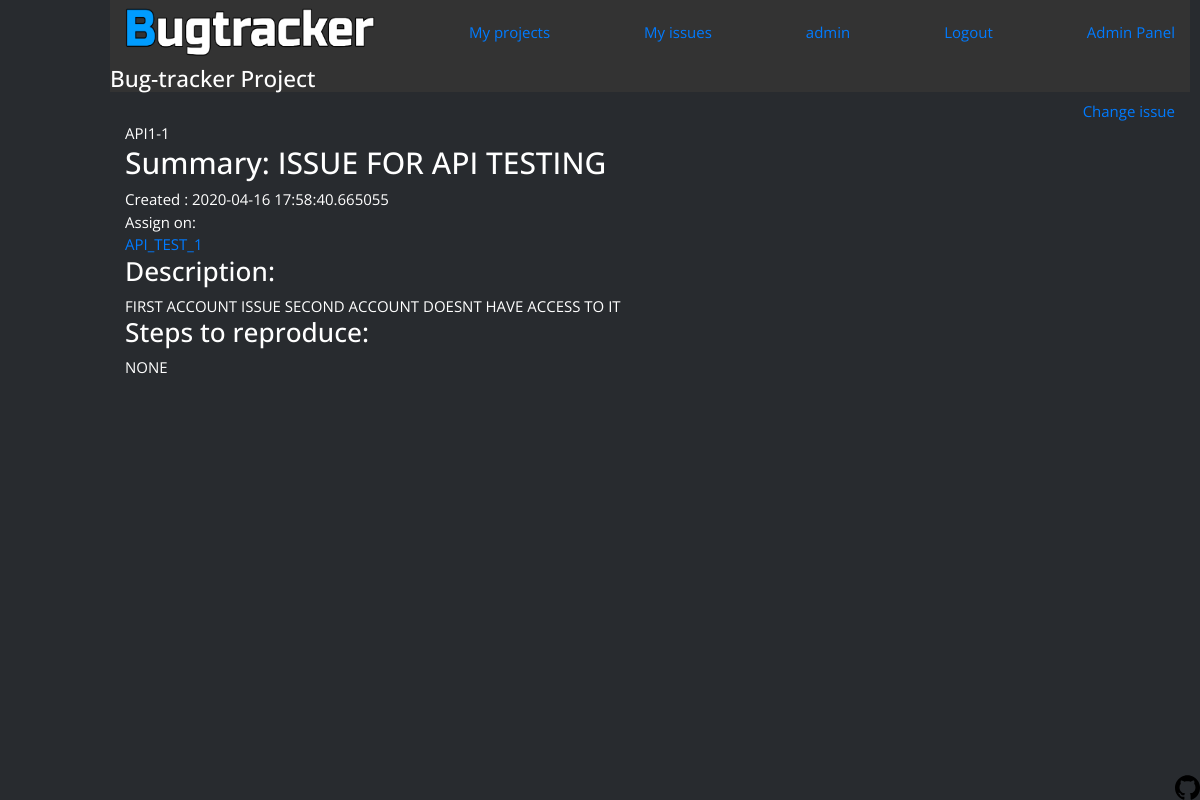
/issue/API1-1 (signed in), run on the app's committed database.
### data/models.py (models this page shows, shortened)
class User(SqlAlchemyBase, UserMixin, SerializerMixin):
    __tablename__ = 'users'
    id = sqlalchemy.Column(sqlalchemy.Integer,
                           primary_key=True, autoincrement=True)
    username = sqlalchemy.Column(sqlalchemy.String, nullable=False, unique=True)
    hashed_password = sqlalchemy.Column(sqlalchemy.String, nullable=True)
    reg_ip = sqlalchemy.Column(sqlalchemy.String, nullable=True)
    last_ip = sqlalchemy.Column(sqlalchemy.String, nullable=True)
    created_date = sqlalchemy.Column(sqlalchemy.DateTime,
                                     default=datetime.datetime.now)
    role = sqlalchemy.Column(sqlalchemy.String, default='User')
    API_KEY = sqlalchemy.Column(sqlalchemy.String(24))
    issues = orm.relation('Issue',
                          secondary=association_table_user_to_issue,
                          backref='assignees')
    projects = orm.relation('Project',
                            secondary=association_table_user_to_project,
                            backref='members')
    @property
    def is_admin(self) -> bool:
        return self.role == 'Admin'

class Issue(SqlAlchemyBase, SerializerMixin):
    __tablename__ = 'issues'
    id = sqlalchemy.Column(sqlalchemy.Integer,
                           primary_key=True, autoincrement=True, unique=True)
    tracking = sqlalchemy.Column(sqlalchemy.String, unique=True)
    priority = sqlalchemy.Column(sqlalchemy.String, index=True)
    state = sqlalchemy.Column(sqlalchemy.String)
    description = sqlalchemy.Column(sqlalchemy.String)
    steps_to_reproduce = sqlalchemy.Column(sqlalchemy.String)
    summary = sqlalchemy.Column(sqlalchemy.String)
    date_of_creation = sqlalchemy.Column(sqlalchemy.DateTime, default=datetime.datetime.now())
    project_id = sqlalchemy.Column(sqlalchemy.Integer, sqlalchemy.ForeignKey('projects.id'))

### main_app.py (the view)
@app.route('/issue/<issue_tag>')
@login_required
def issue(issue_tag):
    session = db_session.create_session()
    issue_object = session.query(Issue).filter(Issue.tracking == issue_tag).first()
    if issue_object is None:
        logger.info(f'Issue with {issue_tag} doesnt exist, throw 404')
        abort(404)
    project_obj = issue_object.project[0]  # Using index because .project contain list of projects
    if current_user not in project_obj.members and not current_user.is_admin:
        session.close()
        logger.info(f'User {current_user.username} doesnt have access to Issue with tag {issue_tag}')
        abort(403)
    return render_template('issue.html', issue=issue_object)

### data/db_session.py (called while the page is built)
def create_session() -> Session:
    global __factory
    return __factory()

### main_app.py (called while the page is built)
@login_manager.user_loader
def load_user(user_id):
    session = db_session.create_session()
    loaded_user = session.query(User).get(user_id)
    logger.debug(f'User {loaded_user.username} loaded ')
    session.close()
    return loaded_user

### templates/issue.html
{% extends "base.html" %}
{% block content %}
<div class="issue-block">
    <div align="right"><a href="/issue/{{ issue.tracking }}/change"> Change issue </a></div>
    <div class="id">{{ issue.tracking }}</div>
    <div class="summary"><h2>Summary: {{ issue.summary }}</h2></div>
    <div class="created_date">Created : {{ issue.date_of_creation }}</div>
    <div class="assignee">
      Assign on:
      {% for assign in issue.assignees %}
        <div class="assign"> <a href="/profile/{{ assign.id }}">{{ assign.username }}</a></div>
      {% endfor %}
    </div>
    <div class="description"><div><h3>Description:</h3></div>
       {{ issue.description }}
    </div>
    <div class="Steps to reproduce"><h3>Steps to reproduce:</h3>
      {{ issue.steps_to_reproduce }}</div>
</div>
{% endblock %}

### templates/base.html (shortened to what this page needs)
<!doctype html>
<html lang="en">
<head>
    <link rel="stylesheet"
          href="https://stackpath.bootstrapcdn.com/bootstrap/4.4.1/css/bootstrap.min.css"
>
    <link rel="stylesheet" href="{{ url_for('static', filename='css/my_css.css') }}">
</head>
<body class="my-body">
<header>
    <nav class="navbar navbar-custom">
      <div>
        <a href="/index">
        <img src="{{ url_for('static', filename='img/logo3.png') }}" width="250" height="50" alt="Bugtracker logo">
        </a>
      </div>
      {% if current_user.is_authenticated %}
        <a class="navbar-link" href='/profile/{{ current_user.id }}/projects'>My projects</a>
        <a class="navbar-link" href='/profile/{{ current_user.id }}/issues'>My issues</a>
        <a class="navbar-link" href="/profile/{{ current_user.id }}">{{ current_user.username }}</a>
        <a class="navbar-link" href="/logout">Logout</a>
        {% if current_user.role == 'Admin' %}
          <a class="navbar-link" href="/admin">Admin Panel</a>
        {% endif %}
      {% endif %}
    </nav>
    <h4 class="my-header">Bug-tracker Project</h4>
</header>
<main role="main" class="container">
    {% block content %}{% endblock %}
</main>
<footer>
    <a href="https://github.com/SadnessPWNZ/Bugtracker-Project">
      <div class="open-source-badge" style="align:right;position:absolute;bottom:0;right:0%;"><img src="{{ url_for('static', filename='img/github_logo.svg') }}"alt="Open source" width=25 height=25></div>
    </a>
</body>
</html>

### static/css/my_css.css (style rules this page uses)
* { font-family: 'Open Sans', sans-serif; font-size: 15px; }
.navbar { background-color: #333333; margin-left: 0px; }
.my-header { color: white; background-color: #333333; }
.my-body { color: white; background-color: #282B2F; margin-left: 100px; padding: 0px 10px; }

### data on the page
User: username "admin"
Issue: tracking "API1-1", summary "ISSUE FOR API TESTING", date_of_creation "2020-04-16 17:58:40.665055", description "FIRST ACCOUNT ISSUE SECOND ACCOUNT DOESNT HAVE ACCESS TO IT", steps_to_reproduce "NONE"
User: username "API_TEST_1"
